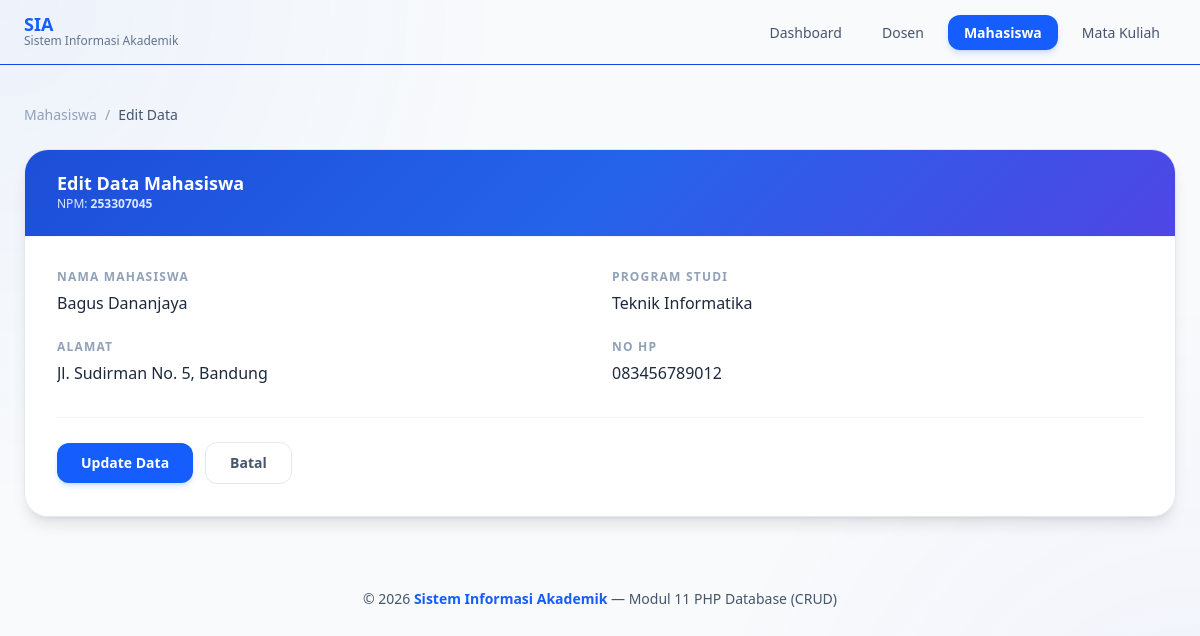
Page /update/mhs.php?npm=253307045 on the committed database.
### tables this page shows
CREATE TABLE IF NOT EXISTS tbl_mahasiswa (
    npm INT PRIMARY KEY,
    namaMhs VARCHAR(50),
    prodi VARCHAR(25),
    alamat VARCHAR(70),
    noHP VARCHAR(25)
);

### update/mhs.php (the view, shortened to what this page needs)
<?php
include '../koneksi.php';
$npm    = $_GET['npm'];
$query  = "SELECT * FROM tbl_mahasiswa WHERE npm='$npm'";
$result = mysqli_query($link, $query);
$data = mysqli_fetch_assoc($result);
?>
<!DOCTYPE html>
<html lang="id">
<head>
    <link rel="stylesheet" href="../src/output.css">
</head>
<body class="bg-slate-50 min-h-screen font-sans text-slate-800 overflow-x-hidden">
    <nav class="glass sticky top-0 z-50 border-b border-blue-700 animate-slide-down">
        <div class="max-w-7xl mx-auto px-6 h-16 flex items-center justify-between">
            <a href="index.php" class="flex items-center gap-3 no-underline">
                <div>
                    <h1 class="font-extrabold text-blue-600 text-lg leading-none">SIA</h1>
                    <p class="text-xs text-slate-500">Sistem Informasi Akademik</p>
                </div>
            </a>
            <ul class="hidden md:flex items-center gap-2">
                <li>
                    <a href="index.php"
                      class="px-4 py-2 rounded-xl text-sm font-medium text-slate-600
                              hover:bg-blue-50 hover:text-blue-600 transition-all duration-300">
                        Dashboard
                    </a>
                </li>
                <li>
                    <a href="../view/dosen.php"
                      class="px-4 py-2 rounded-xl text-sm font-medium text-slate-600
                              hover:bg-blue-50 hover:text-blue-600 transition-all duration-300">
                        Dosen
                    </a>
                </li>
                <li>
                    <a href="../view/mahasiswa.php"
                      class="bg-blue-600 text-white px-4 py-2 rounded-xl text-sm font-semibold
                              hover:bg-blue-700 transition-all duration-300 shadow-md shadow-blue-500/20">
                        Mahasiswa
                    </a>
                </li>
                <li>
                    <a href="../view/matakuliah.php"
                       class="px-4 py-2 rounded-xl text-sm font-medium text-slate-600
                              hover:bg-blue-50 hover:text-blue-600 transition-all duration-300">
                        Mata Kuliah
                    </a>
                </li>
            </ul>
        </div>
    </nav>
    <main class="relative z-10 max-w-7xl mx-auto px-6 py-10">
        <div class="flex items-center gap-2 text-sm text-slate-400 mb-6 animate-fade-up anim-d1">
            <a href="../view/mhs.php" class="hover:text-blue-600 transition-colors duration-200">
                Mahasiswa
            </a>
            <span>/</span>
            <span class="text-slate-600 font-medium">Edit Data</span>
        </div>
        <div class="bg-white/95 border border-slate-200 rounded-3xl shadow-lg overflow-hidden
                    animate-fade-up anim-d2">
            <div class="px-8 py-6 border-b border-slate-100"
                style="background: linear-gradient(135deg, #1d4ed8 0%, #2563eb 50%, #4f46e5 100%);">
                <div class="flex items-center gap-3">
                    <div>
                        <h2 class="text-white font-extrabold text-lg leading-none">Edit Data Mahasiswa</h2>
                        <p class="text-blue-100 text-xs mt-1">
                            NPM: <span class="font-semibold"><?php echo htmlspecialchars($data['npm']); ?></span>
                        </p>
                    </div>
                </div>
            </div>
            <form action="mhs.php?npm=<?php echo urlencode($data['npm']); ?>" method="post"
                  class="px-8 py-8">
                <div class="grid grid-cols-1 md:grid-cols-2 gap-6">
                    <div class="flex flex-col gap-1.5">
                        <label for="namaMhs" class="text-xs font-bold uppercase tracking-widest text-slate-400">
                            Nama Mahasiswa
                        </label>
                        <input type="text"
                              name="namaMhs" id="namaMhs"
                              value="<?php echo htmlspecialchars($data['namaMhs']); ?>"
                              class="input-field" required>
                    </div>
                    <div class="flex flex-col gap-1.5">
                        <label for="prodi" class="text-xs font-bold uppercase tracking-widest text-slate-400">
                            Program Studi
                        </label>
                        <input type="text"
                              name="prodi" id="prodi"
                              value="<?php echo htmlspecialchars($data['prodi']); ?>"
                              class="input-field" required>
                    </div>
                    <div class="flex flex-col gap-1.5">
                        <label for="alamat" class="text-xs font-bold uppercase tracking-widest text-slate-400">
                            Alamat
                        </label>
                        <input type="text"
                              name="alamat" id="alamat"
                              value="<?php echo htmlspecialchars($data['alamat']); ?>"
                              class="input-field" required>
                    </div>
                    <div class="flex flex-col gap-1.5">
                        <label for="noHP" class="text-xs font-bold uppercase tracking-widest text-slate-400">
                            No HP
                        </label>
                        <input type="tel"
                              name="noHP" id="noHP"
                              value="<?php echo htmlspecialchars($data['noHP']); ?>"
                              class="input-field" required>
                    </div>
                </div>
                <div class="flex items-center gap-3 mt-8 pt-6 border-t border-slate-100">
                    <button type="submit" name="edit"
                            class="flex items-center gap-2 bg-blue-600 text-white px-6 py-2.5
                                  rounded-xl text-sm font-semibold shadow-md shadow-blue-500/20
                                  hover:bg-blue-700 hover:-translate-y-0.5 transition-all duration-200">
                        Update Data
                    </button>
                    <a href="../view/mhs.php"
                      class="flex items-center gap-2 px-6 py-2.5 rounded-xl text-sm font-semibold
                              text-slate-600 border border-slate-200
                              hover:bg-slate-50 hover:border-slate-300 transition-all duration-200">
                        Batal
                    </a>
                </div>
            </form>
        </div>
    </main>
    <footer class="relative z-10 text-center py-8 text-sm text-slate-600">
        &copy; <?php echo date('Y'); ?>
        <span class="font-semibold text-blue-600">Sistem Informasi Akademik</span>
        — Modul 11 PHP Database (CRUD)
    </footer>
</body>
</html>

### update/mhs.php (style rules this page uses)
.animate-slide-down { animation: slideDown .45s ease both; }
.animate-fade-up { animation: fadeUp .55s ease both; }
.anim-d1 { animation-delay: .10s; }
.anim-d2 { animation-delay: .20s; }
.glass { background: rgba(255,255,255,.92); backdrop-filter: blur(18px); -webkit-backdrop-filter: blur(18px); }
.input-field { @apply w-full px-4 py-2.5 rounded-xl border border-slate-200 text-sm text-slate-700 bg-white outline-none transition-all duration-200 focus:border-blue-400 focus:ring-2 focus:ring-blue-100; }

### rows in the picture
tbl_mahasiswa: npm "253307045", namaMhs "Bagus Dananjaya", prodi "Teknik Informatika", alamat "Jl. Sudirman No. 5, Bandung", noHP "083456789012"
